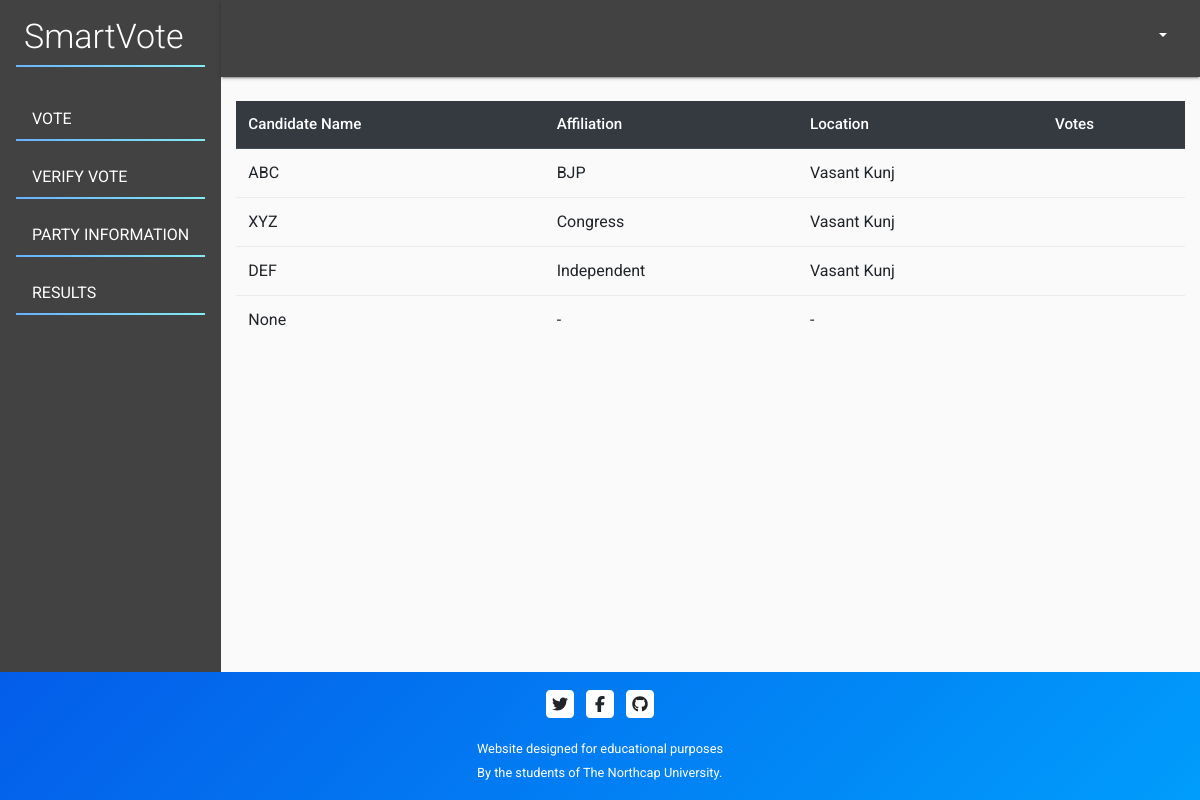
Page /result/ on the committed database.
### candidates/models.py (models this page shows)
class candidate(models.Model):
	cname=models.CharField(max_length=120,blank=True,null=True)
	location=models.CharField(max_length=50,blank=True,null=True)
	affiliation=models.ForeignKey('parties.party',on_delete=models.CASCADE,blank=True,null=True)
	objects=candidateManager()
	def __str__(self):
		return str(self.cname)

### parties/models.py (models this page shows, shortened)
class party(models.Model):
	pname=models.CharField(max_length=120)
	members=models.ManyToManyField(candidate,blank=True)

### elections/views.py (the view)
# urls.py: path('result/',result,name="result"),
def result(request):
    candidates_list = candidate.objects.all()
    context={
        'res':[]
    }
    w3=Web3(Web3.HTTPProvider("http://127.0.0.1:8545"))
    election_contract=w3.eth.contract(
        abi=ABI,
        address=CONTRACT_ADDRESS,
    )
    admin_acc = w3.eth.accounts[0]
    for c in candidates_list:
        getVote=election_contract.functions.getVote(c.id).call()
        if(str(c) != "None"):
            context['res'].append({'cname':c.cname,'votes':getVote,'affiliation':c.affiliation.pname,'location':c.location})
        else:
            context['res'].append({'cname':c.cname,'votes':getVote,'affiliation':"-",'location':"-"})
    return render(request,"results.html",context)

### candidates/models.py (called while the page is built)
	def get_queryset(self):
		return candidateQuerySet(self.model,using=self.db)

### templates/results.html
{% extends 'user_home.html' %}
{% block homeContent %}
<div class="col">
	<div class="table-responsive" >
		<table class="table table-hover">
			<thead class="thead-dark">
				<tr>
					<th>Candidate Name</th>
					<th>Affiliation</th>
                    <th>Location</th>
                    <th>Votes</th>
				</tr>
			</thead>
			<tbody>
				{% for row in res %}
					<tr>
						<td>{{ row.cname }}</td>
						<td>{{ row.affiliation }}</td>
                        <td>{{ row.location }}</td>
                        <td>{{ row.votes }}</td>
					</tr>
				{% endfor %}
			</tbody>
		</table>
	</div>
</div>
{% endblock %}

### templates/user_home.html (shortened to what this page needs)
{% extends 'base.html' %}
{% block content %}
<div class="d-flex flex-row wrapper">
	{% include 'sidebar.html' %}
	<div class="container-fluid flex-grow-1">
		<div class="row">
			<div class="col p-0">
				<nav class="navbar navbar-expand-md navbar-dark bg-dark text-white mb-2">
					<div class="ml-auto btn-group">
						<a class="btn dropdown-toggle" id="userAccount" data-toggle="dropdown" aria-haspopup="true" aria-expanded="false">{{ user.get_full_name }}</a>
					</div>
				</nav>
			</div>
		</div>
		<div class="row pt-3">
			{% url 'userHome' as homeurl %}
			{% if request.path == homeurl %}
				<div class="col-12 text-center mb-2">
					<h3>Upcoming Elections in all States</h3>
				</div>
				<div class="col-12">
					<div class="table-responsive" >
						<table class="table table-hover">
							<thead class="thead-dark">
								<tr>
									{% for col in cols %}
										<th>{{ col }}</th>
									{% endfor %}
								</tr>
							</thead>
							<tbody>
								{% for row in rows %}
									<tr>
										<td>{{ row.0 }}</td>
										<td>{{ row.1 }}</td>
										<td>{{ row.2 }}</td>
										<td>{{ row.3 }}</td>
										<td>{{ row.4 }}</td>
									</tr>
								{% endfor %}
							</tbody>
						</table>
					</div>
				</div>
			{% else %}
				{% block homeContent %}
				{% endblock %}
			{% endif %}
		</div>
	</div>
</div>
{% endblock %}

### templates/base.html (shortened to what this page needs)
<!DOCTYPE html>
<html class="h-100">
<head>
    {% include 'css.html' %}
</head>
<body class="d-flex flex-column">
    <main role="main">
        {% block content %}
        {% endblock %}
    </main>
	{% include 'footer.html' %}
</body>
</html>

### templates/css.html (shortened to what this page needs)
{% load static %}
<link rel="stylesheet" href="{% static 'css/bootstrap-material-design.min.css'%}">
<link rel="stylesheet" href="{% static 'css/style.css'%}">

### templates/sidebar.html
{% url 'partyInfo' as party_url %}
{% url 'castVote' as vote_url %}
{% url 'verifyVote' as verify_url  %}
{% url 'result' as result_url  %}
<div class="sidebar-wrapper flex-shrink-0">
    <nav class="d-none d-md-block navbar bg-dark text-white sidebar align-items-start" id="sidebarToggle">
        <h2 class="sidebar-heading display-4 p-2">SmartVote</h2>
        <div class="sidebar-sticky pt-3">
            <ul class="nav flex-column">
                <li class="nav-item my-2">
                    <a class="nav-link" href="{{ vote_url }}">Vote</a>
                </li>
                <li class="nav-item my-2">
                    <a class="nav-link" href="{{ verify_url }}">Verify Vote</a>
                </li>
                <li class="nav-item my-2">
                    <a class="nav-link" href="{{ party_url }}">Party Information</a>
                </li>
                <li class="nav-item my-2">
                    <a class="nav-link" href="{{ result_url }}">Results</a>
                </li>
            </ul>
        </div>
    </nav>
</div>

### templates/footer.html
<footer class="mt-auto pt-3 footer">
	<div class="container">
		<div class="row justify-content-center">
			<span class="fa-stack">
				<i class="fas fa-square fa-stack-2x fa-inverse"></i>
				<i class="fab fa-twitter fa-stack-1x"></i>
			</span>
			<span class="fa-stack">
				<i class="fas fa-square fa-stack-2x fa-inverse"></i>
				<i class="fab fa-facebook-f fa-stack-1x"></i>
			</span>
			<span class="fa-stack">
				<i class="fas fa-square fa-stack-2x fa-inverse"></i>
				<i class="fab fa-github fa-stack-1x"></i>
			</span>
		</div>
		<div class="row justify-content-center text-white mt-3">
			<p><small>Website designed for educational purposes<br/>By the students of The Northcap University.</small></p>
		</div>
	</div>
</footer>

### templates/js.html (shortened to what this page needs)
{% load static %}

### static_my_project/css/style.css (style rules this page uses)
html { scroll-behavior: smooth; }
body { min-height: 100vh; }
.wrapper { min-height: calc(100vh - 128px); }
.sidebar { min-height: 100%; box-shadow: inset -1px 0 0 rgba(78, 63, 63, 0.1); }
.sidebar-sticky .nav .nav-item { border-bottom: 2px solid; border-image-source:linear-gradient(-45deg,#83EAF1,#63A4FF); border-image-slice:1; }
.sidebar .sidebar-heading { border-bottom: 2px solid; border-image-source:linear-gradient(-45deg,#83EAF1,#63A4FF); border-image-slice:1; }
.sidebar .nav-link { color:white; }
.footer { background-color: #2a2a72; background:linear-gradient(315deg,#2a2a72 0%,#009ffd 74%,#045DE9); background-size: 400% 400%; animation-name:gradient_animation; animation-duration: 5s; animation-iteration-count: infinite; animation-timing-function: ease; }

### rows in the picture
candidate: cname "ABC", location "Vasant Kunj"
party: affiliation "BJP"
candidate: cname "XYZ", location "Vasant Kunj"
party: affiliation "Congress"
candidate: cname "DEF", location "Vasant Kunj"
party: affiliation "Independent"
candidate: cname "None"

### other values in the picture
{{ row.affiliation }} "-"
{{ row.location }} "-"
